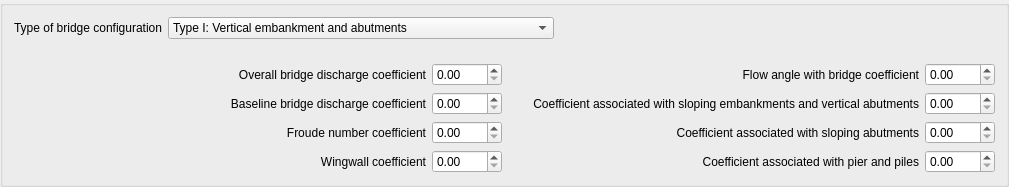
    <widget class="QGroupBox" name="groupBox">
     <property name="sizePolicy">
      <sizepolicy hsizetype="Fixed" vsizetype="Expanding">
       <horstretch>0</horstretch>
       <verstretch>0</verstretch>
      </sizepolicy>
     </property>
     <property name="minimumSize">
      <size>
       <width>1009</width>
       <height>0</height>
      </size>
     </property>
     <property name="maximumSize">
      <size>
       <width>16777215</width>
       <height>16777215</height>
      </size>
     </property>
     <property name="title">
      <string/>
     </property>
     <layout class="QGridLayout" name="gridLayout_12">
      <item row="0" column="0">
       <widget class="QLabel" name="label_2">
        <property name="text">
         <string>Type of bridge configuration</string>
        </property>
        <property name="alignment">
         <set>Qt::AlignRight|Qt::AlignTrailing|Qt::AlignVCenter</set>
        </property>
       </widget>
      </item>
      <item row="0" column="1">
       <widget class="QComboBox" name="IBTYPE_cbo">
        <property name="editable">
         <bool>false</bool>
        </property>
        <property name="currentText">
         <string>Type I: Vertical embankment and abutments</string>
        </property>
        <item>
         <property name="text">
          <string>Type I: Vertical embankment and abutments</string>
         </property>
        </item>
        <item>
         <property name="text">
          <string>Type II: Embankment slope 1:1, vertical abutments</string>
         </property>
        </item>
        <item>
         <property name="text">
          <string>Type II: Embankment slope 1:2, vertical abutments</string>
         </property>
        </item>
        <item>
         <property name="text">
          <string>Type III: Embankment and abutment slope 1:1</string>
         </property>
        </item>
        <item>
         <property name="text">
          <string>Type III: Embankment and abutment slope 1:2</string>
         </property>
        </item>
        <item>
         <property name="text">
          <string>Type IV: Embankment slope 1:1, vertical abutment  with windwalls</string>
         </property>
        </item>
        <item>
         <property name="text">
          <string>Type IV: Embankment slope 1:2, vertical abutment  with windwalls</string>
         </property>
        </item>
       </widget>
      </item>
      <item row="0" column="2">
       <spacer name="horizontalSpacer">
        <property name="orientation">
         <enum>Qt::Horizontal</enum>
        </property>
        <property name="sizeHint" stdset="0">
         <size>
          <width>394</width>
          <height>20</height>
         </size>
        </property>
       </spacer>
      </item>
      <item row="1" column="1">
       <spacer name="verticalSpacer_2">
        <property name="orientation">
         <enum>Qt::Vertical</enum>
        </property>
        <property name="sizeType">
         <enum>QSizePolicy::Fixed</enum>
        </property>
        <property name="sizeHint" stdset="0">
         <size>
          <width>20</width>
          <height>18</height>
         </size>
        </property>
       </spacer>
      </item>
      <item row="2" column="0" colspan="3">
       <layout class="QGridLayout" name="gridLayout_9">
        <property name="sizeConstraint">
         <enum>QLayout::SetMaximumSize</enum>
        </property>
        <item row="0" column="0">
         <layout class="QVBoxLayout" name="verticalLayout">
          <item>
           <layout class="QGridLayout" name="gridLayout_2">
            <item row="0" column="1">
             <widget class="QDoubleSpinBox" name="COEFF_dbox">
              <property name="sizePolicy">
               <sizepolicy hsizetype="Expanding" vsizetype="Fixed">
                <horstretch>0</horstretch>
                <verstretch>0</verstretch>
               </sizepolicy>
              </property>
              <property name="minimumSize">
               <size>
                <width>70</width>
                <height>0</height>
               </size>
              </property>
              <property name="maximumSize">
               <size>
                <width>53</width>
                <height>16777215</height>
               </size>
              </property>
             </widget>
            </item>
            <item row="0" column="0">
             <widget class="QLabel" name="label">
              <property name="sizePolicy">
               <sizepolicy hsizetype="Expanding" vsizetype="Preferred">
                <horstretch>0</horstretch>
                <verstretch>0</verstretch>
               </sizepolicy>
              </property>
              <property name="text">
               <string>Overall bridge discharge coefficient</string>
              </property>
              <property name="alignment">
               <set>Qt::AlignRight|Qt::AlignTrailing|Qt::AlignVCenter</set>
              </property>
             </widget>
            </item>
           </layout>
          </item>
          <item>
           <layout class="QGridLayout" name="gridLayout_4">
            <item row="0" column="0">
             <widget class="QLabel" name="label_9">
              <property name="sizePolicy">
               <sizepolicy hsizetype="Expanding" vsizetype="Preferred">
                <horstretch>0</horstretch>
                <verstretch>0</verstretch>
               </sizepolicy>
              </property>
              <property name="text">
               <string>Baseline bridge discharge coefficient</string>
              </property>
              <property name="alignment">
               <set>Qt::AlignRight|Qt::AlignTrailing|Qt::AlignVCenter</set>
              </property>
             </widget>
            </item>
            <item row="0" column="1">
             <widget class="QDoubleSpinBox" name="C_PRIME_USER_dbox">
              <property name="sizePolicy">
               <sizepolicy hsizetype="Expanding" vsizetype="Fixed">
                <horstretch>0</horstretch>
                <verstretch>0</verstretch>
               </sizepolicy>
              </property>
              <property name="minimumSize">
               <size>
                <width>70</width>
                <height>0</height>
               </size>
              </property>
              <property name="maximumSize">
               <size>
                <width>53</width>
                <height>16777215</height>
               </size>
              </property>
             </widget>
            </item>
           </layout>
          </item>
          <item>
           <layout class="QGridLayout" name="gridLayout_5">
            <item row="0" column="0">
             <widget class="QLabel" name="label_8">
              <property name="sizePolicy">
               <sizepolicy hsizetype="Expanding" vsizetype="Preferred">
                <horstretch>0</horstretch>
                <verstretch>0</verstretch>
               </sizepolicy>
              </property>
              <property name="text">
               <string>Froude number coefficient</string>
              </property>
              <property name="alignment">
               <set>Qt::AlignRight|Qt::AlignTrailing|Qt::AlignVCenter</set>
              </property>
             </widget>
            </item>
            <item row="0" column="1">
             <widget class="QDoubleSpinBox" name="KF_COEF_dbox">
              <property name="sizePolicy">
               <sizepolicy hsizetype="Expanding" vsizetype="Fixed">
                <horstretch>0</horstretch>
                <verstretch>0</verstretch>
               </sizepolicy>
              </property>
              <property name="minimumSize">
               <size>
                <width>70</width>
                <height>0</height>
               </size>
              </property>
              <property name="maximumSize">
               <size>
                <width>53</width>
                <height>16777215</height>
               </size>
              </property>
             </widget>
            </item>
           </layout>
          </item>
          <item>
           <layout class="QGridLayout" name="gridLayout_6">
            <item row="0" column="0">
             <widget class="QLabel" name="label_7">
              <property name="sizePolicy">
               <sizepolicy hsizetype="Expanding" vsizetype="Preferred">
                <horstretch>0</horstretch>
                <verstretch>0</verstretch>
               </sizepolicy>
              </property>
              <property name="text">
               <string>Wingwall coefficient</string>
              </property>
              <property name="alignment">
               <set>Qt::AlignRight|Qt::AlignTrailing|Qt::AlignVCenter</set>
              </property>
             </widget>
            </item>
            <item row="0" column="1">
             <widget class="QDoubleSpinBox" name="KWW_COEF_dbox">
              <property name="sizePolicy">
               <sizepolicy hsizetype="Expanding" vsizetype="Fixed">
                <horstretch>0</horstretch>
                <verstretch>0</verstretch>
               </sizepolicy>
              </property>
              <property name="minimumSize">
               <size>
                <width>70</width>
                <height>0</height>
               </size>
              </property>
              <property name="maximumSize">
               <size>
                <width>53</width>
                <height>16777215</height>
               </size>
              </property>
             </widget>
            </item>
           </layout>
          </item>
         </layout>
        </item>
        <item row="0" column="1">
         <layout class="QVBoxLayout" name="verticalLayout_2">
          <property name="sizeConstraint">
           <enum>QLayout::SetNoConstraint</enum>
          </property>
          <item>
           <layout class="QGridLayout" name="gridLayout_8">
            <item row="0" column="0">
             <widget class="QLabel" name="label_6">
              <property name="sizePolicy">
               <sizepolicy hsizetype="Expanding" vsizetype="Preferred">
                <horstretch>0</horstretch>
                <verstretch>0</verstretch>
               </sizepolicy>
              </property>
              <property name="text">
               <string>Flow angle with bridge coefficient</string>
              </property>
              <property name="alignment">
               <set>Qt::AlignRight|Qt::AlignTrailing|Qt::AlignVCenter</set>
              </property>
             </widget>
            </item>
            <item row="0" column="1">
             <widget class="QDoubleSpinBox" name="KPHI_COEF_dbox">
              <property name="sizePolicy">
               <sizepolicy hsizetype="Expanding" vsizetype="Fixed">
                <horstretch>0</horstretch>
                <verstretch>0</verstretch>
               </sizepolicy>
              </property>
              <property name="minimumSize">
               <size>
                <width>70</width>
                <height>0</height>
               </size>
              </property>
              <property name="maximumSize">
               <size>
                <width>53</width>
                <height>16777215</height>
               </size>
              </property>
             </widget>
            </item>
           </layout>
          </item>
          <item>
           <layout class="QGridLayout" name="gridLayout_7">
            <item row="0" column="0">
             <widget class="QLabel" name="label_5">
              <property name="sizePolicy">
               <sizepolicy hsizetype="Expanding" vsizetype="Preferred">
                <horstretch>0</horstretch>
                <verstretch>0</verstretch>
               </sizepolicy>
              </property>
              <property name="text">
               <string>Coefficient associated with sloping embankments and vertical abutments</string>
              </property>
              <property name="alignment">
               <set>Qt::AlignRight|Qt::AlignTrailing|Qt::AlignVCenter</set>
              </property>
              <property name="wordWrap">
               <bool>true</bool>
              </property>
             </widget>
            </item>
            <item row="0" column="1">
             <widget class="QDoubleSpinBox" name="KY_COEF_dbox">
              <property name="sizePolicy">
               <sizepolicy hsizetype="Expanding" vsizetype="Fixed">
                <horstretch>0</horstretch>
                <verstretch>0</verstretch>
               </sizepolicy>
              </property>
              <property name="minimumSize">
               <size>
                <width>70</width>
                <height>0</height>
               </size>
              </property>
              <property name="maximumSize">
               <size>
                <width>53</width>
                <height>16777215</height>
               </size>
              </property>
             </widget>
            </item>
           </layout>
          </item>
          <item>
           <layout class="QGridLayout" name="gridLayout">
            <item row="0" column="0">
             <widget class="QLabel" name="label_4">
              <property name="sizePolicy">
               <sizepolicy hsizetype="Expanding" vsizetype="Preferred">
                <horstretch>0</horstretch>
                <verstretch>0</verstretch>
               </sizepolicy>
              </property>
              <property name="text">
               <string>Coefficient associated with sloping abutments</string>
              </property>
              <property name="alignment">
               <set>Qt::AlignRight|Qt::AlignTrailing|Qt::AlignVCenter</set>
              </property>
              <property name="wordWrap">
               <bool>true</bool>
              </property>
             </widget>
            </item>
            <item row="0" column="1">
             <widget class="QDoubleSpinBox" name="KX_COEF_dbox">
              <property name="sizePolicy">
               <sizepolicy hsizetype="Expanding" vsizetype="Fixed">
                <horstretch>0</horstretch>
                <verstretch>0</verstretch>
               </sizepolicy>
              </property>
              <property name="minimumSize">
               <size>
                <width>70</width>
                <height>0</height>
               </size>
              </property>
              <property name="maximumSize">
               <size>
                <width>53</width>
                <height>16777215</height>
               </size>
              </property>
             </widget>
            </item>
           </layout>
          </item>
          <item>
           <layout class="QGridLayout" name="gridLayout_3">
            <item row="0" column="0">
             <widget class="QLabel" name="label_3">
              <property name="sizePolicy">
               <sizepolicy hsizetype="Expanding" vsizetype="Preferred">
                <horstretch>0</horstretch>
                <verstretch>0</verstretch>
               </sizepolicy>
              </property>
              <property name="text">
               <string>Coefficient associated with pier and piles</string>
              </property>
              <property name="alignment">
               <set>Qt::AlignRight|Qt::AlignTrailing|Qt::AlignVCenter</set>
              </property>
              <property name="wordWrap">
               <bool>true</bool>
              </property>
             </widget>
            </item>
            <item row="0" column="1">
             <widget class="QDoubleSpinBox" name="KJ_COEF_dbox">
              <property name="sizePolicy">
               <sizepolicy hsizetype="Expanding" vsizetype="Fixed">
                <horstretch>0</horstretch>
                <verstretch>0</verstretch>
               </sizepolicy>
              </property>
              <property name="minimumSize">
               <size>
                <width>70</width>
                <height>0</height>
               </size>
              </property>
              <property name="maximumSize">
               <size>
                <width>53</width>
                <height>16777215</height>
               </size>
              </property>
             </widget>
            </item>
           </layout>
          </item>
         </layout>
        </item>
       </layout>
      </item>
     </layout>
    </widget>
